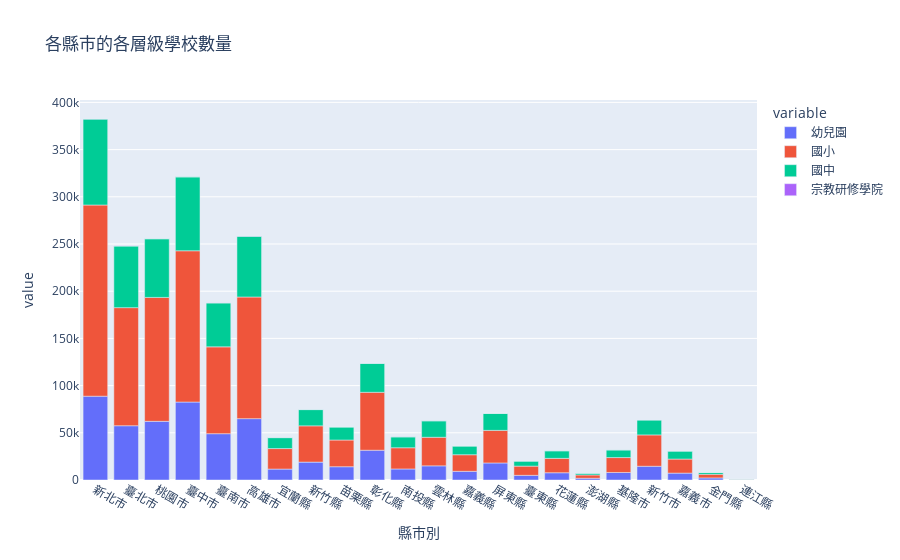

The cell this chart's notebook holds for it:
### Code cell
import pandas as pd
import plotly.express as px

df = pd.read_csv('school.csv')
fig = px.bar(df, x='縣市別', y=['幼兒園', '國小', '國中', '宗教研修學院'], title='各縣市的各層級學校數量')
fig.show()

### Figure 1 — Plotly figure (JSON) as saved in the notebook; plotly's stock layout.template omitted (floating-point values rounded to 4 significant figures)
{"data": [{"alignmentgroup": "True", "hovertemplate": "variable=幼兒園<br>縣市別=%{x}<br>value=%{y}<extra></extra>", "legendgroup": "幼兒園", "marker": {"color": "#636efa", "pattern": {"shape": ""}}, "name": "幼兒園", "offsetgroup": "幼兒園", "orientation": "v", "showlegend": true, "textposition": "auto", "type": "bar", "x": ["新北市", "臺北市", "桃園市", "臺中市", "臺南市", "高雄市", "宜蘭縣", "新竹縣", "苗栗縣", "彰化縣", "南投縣", "雲林縣", "嘉義縣", "屏東縣", "臺東縣", "花蓮縣", "澎湖縣", "基隆市", "新竹市", "嘉義市", "金門縣", "連江縣"], "xaxis": "x", "y": [88778, 57492, 62155, 82579, 49071, 65003, 11578, 18949, 14072, 31533, 11684, 15011, 9198, 18038, 4937, 7687, 1853, 7961, 14554, 7302, 2194, 292], "yaxis": "y"}, {"alignmentgroup": "True", "hovertemplate": "variable=國小<br>縣市別=%{x}<br>value=%{y}<extra></extra>", "legendgroup": "國小", "marker": {"color": "#EF553B", "pattern": {"shape": ""}}, "name": "國小", "offsetgroup": "國小", "orientation": "v", "showlegend": true, "textposition": "auto", "type": "bar", "x": ["新北市", "臺北市", "桃園市", "臺中市", "臺南市", "高雄市", "宜蘭縣", "新竹縣", "苗栗縣", "彰化縣", "南投縣", "雲林縣", "嘉義縣", "屏東縣", "臺東縣", "花蓮縣", "澎湖縣", "基隆市", "新竹市", "嘉義市", "金門縣", "連江縣"], "xaxis": "x", "y": [202529, 125093, 131258, 160242, 91967, 128846, 21720, 38429, 28275, 61364, 22481, 30256, 17571, 34546, 9768, 15242, 3485, 15795, 33197, 14883, 3878, 492], "yaxis": "y"}, {"alignmentgroup": "True", "hovertemplate": "variable=國中<br>縣市別=%{x}<br>value=%{y}<extra></extra>", "legendgroup": "國中", "marker": {"color": "#00cc96", "pattern": {"shape": ""}}, "name": "國中", "offsetgroup": "國中", "orientation": "v", "showlegend": true, "textposition": "auto", "type": "bar", "x": ["新北市", "臺北市", "桃園市", "臺中市", "臺南市", "高雄市", "宜蘭縣", "新竹縣", "苗栗縣", "彰化縣", "南投縣", "雲林縣", "嘉義縣", "屏東縣", "臺東縣", "花蓮縣", "澎湖縣", "基隆市", "新竹市", "嘉義市", "金門縣", "連江縣"], "xaxis": "x", "y": [91044, 65268, 62184, 78320, 46589, 64368, 11620, 17235, 13787, 30638, 11549, 17466, 9219, 17910, 5322, 8045, 1810, 8125, 15841, 8456, 1871, 247], "yaxis": "y"}, {"alignmentgroup": "True", "hovertemplate": "variable=宗教研修學院<br>縣市別=%{x}<br>value=%{y}<extra></extra>", "legendgroup": "宗教研修學院", "marker": {"color": "#ab63fa", "pattern": {"shape": ""}}, "name": "宗教研修學院", "offsetgroup": "宗教研修學院", "orientation": "v", "showlegend": true, "textposition": "auto", "type": "bar", "x": ["新北市", "臺北市", "桃園市", "臺中市", "臺南市", "高雄市", "宜蘭縣", "新竹縣", "苗栗縣", "彰化縣", "南投縣", "雲林縣", "嘉義縣", "屏東縣", "臺東縣", "花蓮縣", "澎湖縣", "基隆市", "新竹市", "嘉義市", "金門縣", "連江縣"], "xaxis": "x", "y": [65, 165, 18, 0, 73, 150, 0, 0, 0, 0, 89, 0, 0, 0, 0, 0, 0, 0, 0, 0, 0, 0], "yaxis": "y"}], "layout": {"barmode": "relative", "legend": {"title": {"text": "variable"}, "tracegroupgap": 0}, "title": {"text": "各縣市的各層級學校數量"}, "xaxis": {"anchor": "y", "domain": [0, 1], "title": {"text": "縣市別"}}, "yaxis": {"anchor": "x", "domain": [0, 1], "title": {"text": "value"}}}}
